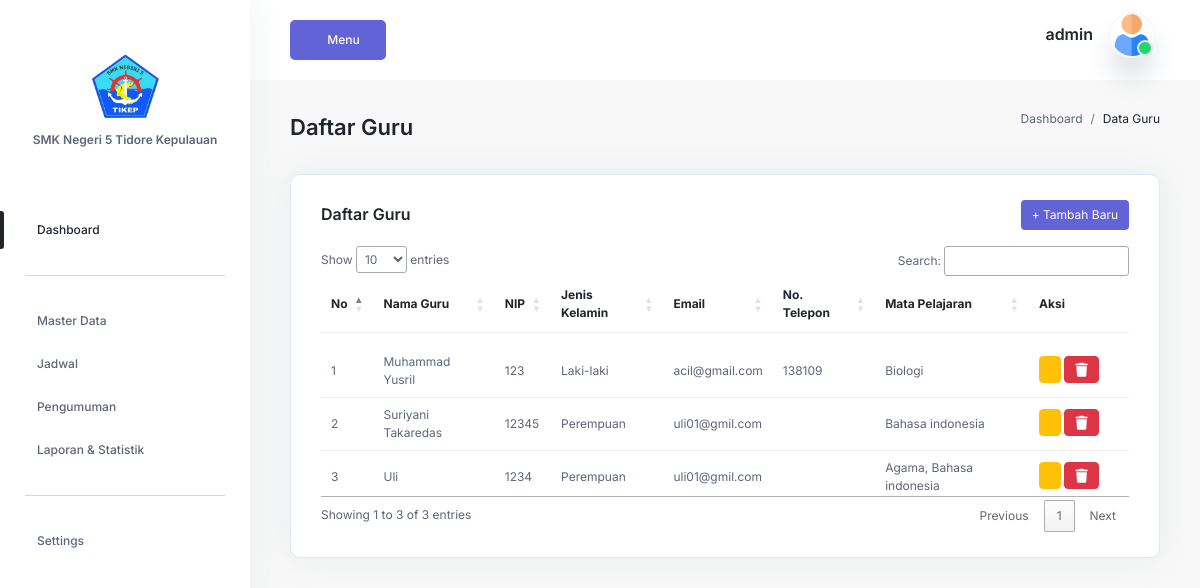
Screenshot of /login/admin/dataGuru.php (signed in) with the database file from the repository.
### tables this page shows
CREATE TABLE `users` (
  `id` int(11) NOT NULL,
  `nama` varchar(100) NOT NULL,
  `username` varchar(50) DEFAULT NULL,
  `password` varchar(255) NOT NULL,
  `email` varchar(100) NOT NULL,
  `role` enum('admin','guru','siswa') NOT NULL,
  `is_active` tinyint(1) NOT NULL DEFAULT '1',
  `login_attempts` tinyint(1) NOT NULL DEFAULT '1',
  `created_at` timestamp NOT NULL DEFAULT CURRENT_TIMESTAMP,
  `updated_at` timestamp NULL DEFAULT NULL ON UPDATE CURRENT_TIMESTAMP
);

CREATE TABLE `guru` (
  `id` int(11) NOT NULL,
  `user_id` int(11) NOT NULL,
  `nip` varchar(50) NOT NULL,
  `jenis_kelamin` enum('L','P') DEFAULT NULL,
  `alamat` text,
  `no_telp` varchar(20) DEFAULT NULL,
  `created_at` timestamp NOT NULL DEFAULT CURRENT_TIMESTAMP,
  `updated_at` timestamp NULL DEFAULT NULL ON UPDATE CURRENT_TIMESTAMP
);

### login/admin/dataGuru.php (the view, shortened to what this page needs)
<?php
include "../config/koneksi.php";
?>
<?php require_once 'template/header.php';?>
<?php require_once 'template/sidebar.php';?>
<section class="section">
    <div class="container-fluid">
        <div class="title-wrapper pt-30">
            <div class="row align-items-center">
                <div class="col-md-6">
                    <div class="title d-flex align-items-center flex-wrap mb-30">
                        <h2 class="mr-40">Daftar Guru</h2>
                    </div>
                </div>
                <div class="col-md-6">
                    <div class="breadcrumb-wrapper mb-30">
                        <nav aria-label="breadcrumb">
                            <ol class="breadcrumb">
                                <li class="breadcrumb-item">
                                    <a href="#0">Dashboard</a>
                                </li>
                                <li class="breadcrumb-item active" aria-current="page">
                                    Data Guru
                                </li>
                            </ol>
                        </nav>
                    </div>
                </div>
            </div>
        </div>
        <div class="row">
            <div class="col-12">
                <div class="card-style mb-30">
                      <div class="d-flex justify-content-between align-items-center mb-3">
                                    <h6 class="mb-0">Daftar Guru</h6>
                                    <div>
                                        <a href="formGuru.php?tambah=true" class="main-btn primary-btn btn-hover btn-sm">+ Tambah Baru</a>
                                    </div>
                                </div>
                   <div class="table-wrapper table-responsive">
                    <table id="tableGuru" class="table stripe-table" style="width:100%">
                        <thead>
                            <tr>
                                <th>No</th>
                                <th>Nama Guru</th>
                                <th>NIP</th>
                                <th>Jenis Kelamin</th>
                                <th>Email</th>
                                <th>No. Telepon</th>
                                <th>Mata Pelajaran</th>
                                <th>Aksi</th>
                            </tr>
                        </thead>
                        <tbody>
                            <?php
                            $no = 1;
                            $query = "SELECT g.*, u.nama AS nama_guru, u.email,
                                        GROUP_CONCAT(m.nama_mapel SEPARATOR ', ') as mata_pelajaran
                                    FROM guru g
                                    JOIN users u ON g.user_id = u.id
                                    LEFT JOIN guru_mapel gm ON g.id = gm.guru_id
                                    LEFT JOIN mapel m ON gm.mapel_id = m.id_mapel
                                    GROUP BY g.id
                                    ORDER BY u.nama ASC";
                            $result = mysqli_query($conn, $query);
                            while ($row = mysqli_fetch_assoc($result)) {
                                $jenis_kelamin = ($row['jenis_kelamin'] == 'L') ? 'Laki-laki' : 'Perempuan';
                            ?>
                                <tr>
                                    <td><?= $no++; ?></td>
                                    <td><?= htmlspecialchars($row['nama_guru']); ?></td>
                                    <td><?= htmlspecialchars($row['nip']); ?></td>
                                    <td><?= $jenis_kelamin; ?></td>
                                    <td><?= htmlspecialchars($row['email']); ?></td>
                                    <td><?= htmlspecialchars($row['no_telp']); ?></td>
                                    <td><?= htmlspecialchars($row['mata_pelajaran'] ?? '-'); ?></td>
                                    <td>
                                        <div class="pb-1">
                                            <a href="formGuru.php?edit=<?= $row['id'] ?>" class="btn btn-sm btn-warning mr-2">
                                            </a>
                                            <a href="formGuru.php?hapus=<?= $row['id'] ?>" class="btn btn-sm btn-danger" onclick="return confirm('Yakin ingin menghapus data ini?')">
                                                <i class="fas fa-trash"></i>
                                            </a>
                                        </div>
                                    </td>
                                </tr>
                            <?php } ?>
                        </tbody>
                    </table>
                </div>
                </div>
            </div>
        </div>
    </div>
</section>
<?php include './template/footer.php' ?>

### login/admin/template/header.php (shortened to what this page needs)
<?php
include "../config/koneksi.php";
$user_id = $_SESSION['user_id'];
$query = mysqli_query($conn, "SELECT * FROM users WHERE id = '$user_id'");
 $data = mysqli_fetch_assoc($query);
?>
    <!DOCTYPE html>
<html lang="en">
    <head>
        <link rel="stylesheet" href="https://cdn.jsdelivr.net/npm/@fortawesome/fontawesome-free@5.15.4/css/fontawesome.min.css">
        <link
            href="https://cdn.jsdelivr.net/npm/bootstrap@5.2.0-beta1/dist/css/bootstrap.min.css"
            rel="stylesheet"
>
        <link rel="stylesheet" href="../../css/LineIcons.2.0.css">
        <link href="https://cdn.lineicons.com/4.0/lineicons.css" rel="stylesheet" />
        <link rel="stylesheet" href="https://cdnjs.cloudflare.com/ajax/libs/font-awesome/6.4.2/css/all.min.css" />
        <link rel="stylesheet" href="../assets/css/fullcalendar.css">
        <link rel="stylesheet" href="../assets/css/morris.css">
        <link rel="stylesheet" href="../assets/css/datatable.css">
        <link rel="stylesheet" href="../assets/css/main.css">
<link rel="stylesheet" type="text/css" href="https://cdn.datatables.net/1.11.5/css/jquery.dataTables.css">
        <body>
            <main class="main-wrapper">
                <header class="header">
                    <div class="container-fluid">
                        <div class="row">
                            <div class="col-lg-5 col-md-5 col-6">
                                <div class="header-left d-flex align-items-center">
                                    <div class="menu-toggle-btn mr-20">
                                        <button id="menu-toggle" class="main-btn primary-btn btn-hover">
                                            Menu
                                        </button>
                                    </div>
                                </div>
                            </div>
                            <div class="col-lg-7 col-md-7 col-6">
                                <div class="header-right">
                                    <div class="profile-box ml-15">
                                        <button
                                            class="dropdown-toggle bg-transparent border-0"
                                            type="button"
                                            id="profile"
                                            data-bs-toggle="dropdown"
                                            aria-expanded="false">
                                            <div class="profile-info">
                                                <div class="info">
                                                    <h6><?php echo $data['username'];?></h6>
                                                    <div class="image">
                                                        <img src="../../assets/img/user.png" alt=""/>
                                                        <span class="status"></span>
                                                    </div>
                                                </div>
                                            </div>
                                        </button>
                                    </div>
                                </div>
                            </div>
                        </div>
                    </div>
                </header>

### login/assets/css/fullcalendar.css (style rules this page uses)
:root { --fc-daygrid-event-dot-width:8px;--fc-list-event-dot-width:10px;--fc-list-event-hover-bg-color:#f5f5f5 }

### rows the page displays
users: username "admin"
guru: user.nama "Muhammad Yusril", nip "123", jenis_kelamin "Laki-laki", user.email "acil@gmail.com", no_telp "138109", mata_pelajaran "Biologi"
guru: user.nama "Suriyani Takaredas", nip "12345", jenis_kelamin "Perempuan", user.email "uli01@gmil.com", mata_pelajaran "Bahasa indonesia"
guru: user.nama "Uli", nip "1234", jenis_kelamin "Perempuan", user.email "uli01@gmil.com", mata_pelajaran "Agama, Bahasa indonesia"
